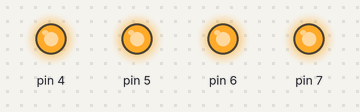
A sketch run on a simulated Arduino Uno, built with avr-gcc and run on an emulated ATmega328P. Parts: output pins drawn as LEDs (lit = HIGH).

Above: at 0.05 s.
At 2.75 s:
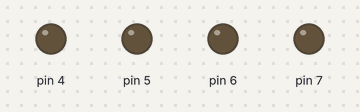
Timing chart, 0 to 3.0 s (numbered marks = the images above):
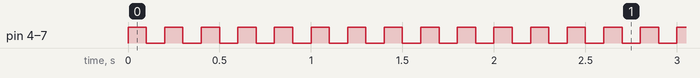

Measured:
- by itself, pin 4–7: alternates HIGH for 0.10 s and LOW for 0.10 s

The sketch:

class_example.ino
```cpp
#include "Hieu_Ung_Led.h"

Hieu_Ung_Led hul_1(4, 4, 5, 6, 7);

void setup() {
  // put your setup code here, to run once:
  hul_1.setup();
}

void loop() {
  // put your main code here, to run repeatedly:
  hul_1.nhapNhay();
}
```

Hieu_Ung_Led.cpp
```cpp
#include "Hieu_Ung_Led.h"

Hieu_Ung_Led::Hieu_Ung_Led()
{
  _so_led = SO_LED_THUONG_DUNG;
}

Hieu_Ung_Led::Hieu_Ung_Led(uint8_t so_led)
{
  _so_led = so_led;
}

Hieu_Ung_Led::Hieu_Ung_Led(uint8_t so_led, uint8_t led1, uint8_t led2, uint8_t led3, uint8_t led4)
{
  _so_led = so_led;
  _led1 = led1;
  _led2 = led2;
  _led3 = led3;
  _led4 = led4;
}

void Hieu_Ung_Led::setup()
{
  pinMode(_led1, OUTPUT);
  pinMode(_led2, OUTPUT);
  pinMode(_led3, OUTPUT);
  pinMode(_led4, OUTPUT);
}

void Hieu_Ung_Led::nhapNhay()
{
  digitalWrite(_led1, HIGH);
  digitalWrite(_led2, HIGH);
  digitalWrite(_led3, HIGH);
  digitalWrite(_led4, HIGH);
  delay(100);
  digitalWrite(_led1, LOW);
  digitalWrite(_led2, LOW);
  digitalWrite(_led3, LOW);
  digitalWrite(_led4, LOW);
  delay(100);
}
```

Hieu_Ung_Led.h
```cpp
#ifndef HIEU_UNG_LED_H_
#define HIEU_UNG_LED_H_

#include <Arduino.h>

#define SO_LED_THUONG_DUNG 8

class Hieu_Ung_Led
{
  public:
    Hieu_Ung_Led();
    Hieu_Ung_Led(uint8_t so_led);
    Hieu_Ung_Led(uint8_t so_led, uint8_t led1, uint8_t led2, uint8_t led3, uint8_t led4);

    void setup();
    void nhapNhay();

    uint8_t _so_led;
    uint8_t _led1;
    uint8_t _led2;
    uint8_t _led3;
    uint8_t _led4;
};


#endif
```
